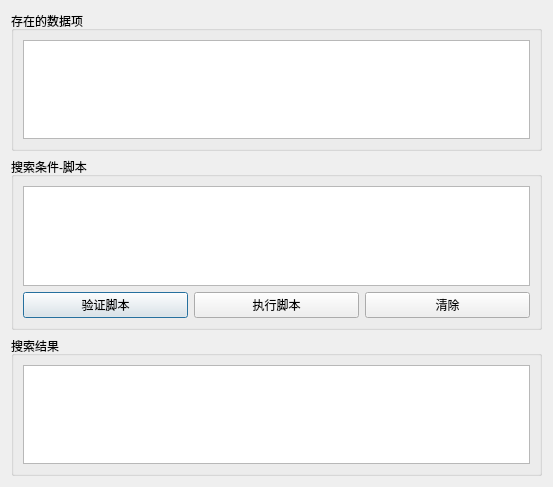
<?xml version="1.0" encoding="UTF-8"?>
<ui version="4.0">
 <class>Dialog</class>
 <widget class="QDialog" name="Dialog">
  <property name="geometry">
   <rect>
    <x>0</x>
    <y>0</y>
    <width>553</width>
    <height>487</height>
   </rect>
  </property>
  <property name="windowTitle">
   <string>Dialog</string>
  </property>
  <layout class="QVBoxLayout" name="verticalLayout_3">
   <item>
    <widget class="QGroupBox" name="groupBox_3">
     <property name="title">
      <string>存在的数据项</string>
     </property>
     <layout class="QVBoxLayout" name="verticalLayout_2">
      <item>
       <widget class="QListWidget" name="listWidget"/>
      </item>
     </layout>
    </widget>
   </item>
   <item>
    <widget class="QGroupBox" name="groupBox_2">
     <property name="title">
      <string>搜索条件-脚本</string>
     </property>
     <layout class="QVBoxLayout" name="verticalLayout">
      <item>
       <widget class="QPlainTextEdit" name="plainTextEdit_scrip"/>
      </item>
      <item>
       <layout class="QHBoxLayout" name="horizontalLayout_2">
        <item>
         <widget class="QPushButton" name="pushButton_validate">
          <property name="text">
           <string>验证脚本</string>
          </property>
         </widget>
        </item>
        <item>
         <widget class="QPushButton" name="pushButton_execute">
          <property name="text">
           <string>执行脚本</string>
          </property>
         </widget>
        </item>
        <item>
         <widget class="QPushButton" name="pushButton_clear">
          <property name="text">
           <string>清除</string>
          </property>
         </widget>
        </item>
       </layout>
      </item>
     </layout>
    </widget>
   </item>
   <item>
    <widget class="QGroupBox" name="groupBox">
     <property name="title">
      <string>搜索结果</string>
     </property>
     <layout class="QHBoxLayout" name="horizontalLayout">
      <item>
       <widget class="QPlainTextEdit" name="plainTextEdit_result"/>
      </item>
     </layout>
    </widget>
   </item>
  </layout>
 </widget>
 <resources/>
 <connections/>
</ui>
